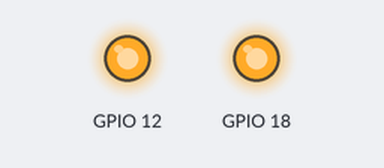
The program below on a simulated Raspberry Pi (BCM pin numbers). Parts: output pins drawn as LEDs (lit = HIGH).

Above: at 1.5 s.
At 4.5 s:
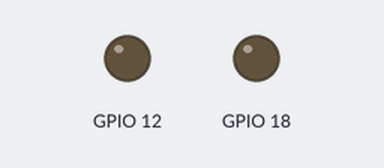
Timing chart, 0 to 7.8 s (numbered marks = the images above):
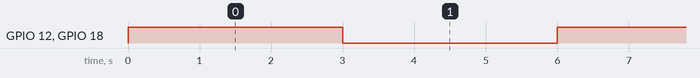

Measured:
- by itself, GPIO 12, GPIO 18: alternates HIGH for 3.0 s and LOW for 3.0 s

The program:

LEDs.py
```python
import RPi.GPIO as GPIO  # Import Raspberry Pi GPIO Library
from time import sleep  # Import the sleep function from the time module

GPIO.setwarnings(False)  # Ignore warnings for now
GPIO.setmode(GPIO.BCM)  # Set GPIO mode to BCM (can also use GPIO.BOARD)
GPIO.setup(12, GPIO.OUT, initial=GPIO.LOW)  # Set pin 12 to be an output pin and set initial value to LOW
GPIO.setup(18, GPIO.OUT, initial=GPIO.LOW)  # Set pin 18 to be an output pin and set initial value to LOW

while True:  # Run forever
    GPIO.output(12, GPIO.HIGH)  # Turn on pin 12
    GPIO.output(18, GPIO.HIGH)  # Turn on pin 18
    sleep(3)  # Sleep for 3 seconds

    GPIO.output(12, GPIO.LOW)  # Turn off pin 12
    GPIO.output(18, GPIO.LOW)  # Turn off pin 18
    sleep(3)  # Sleep for 3 seconds
```
